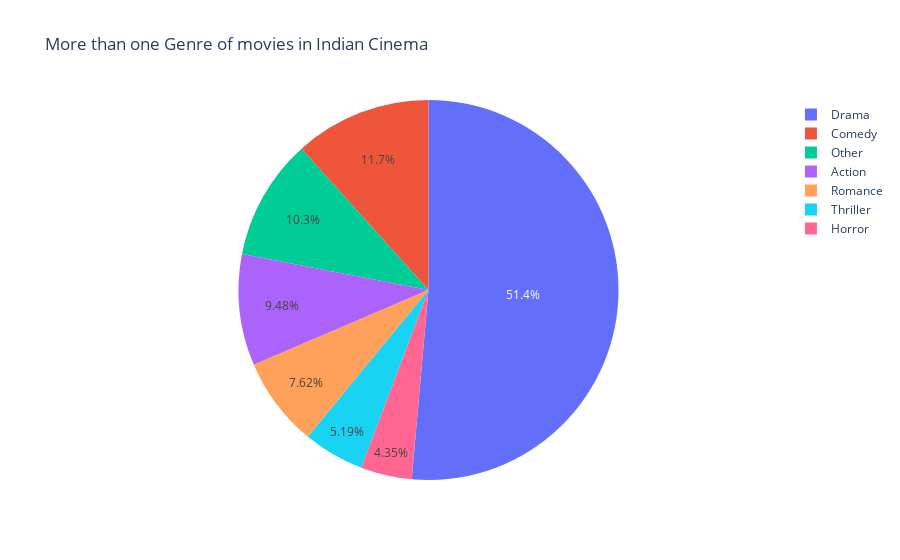

Here is the notebook cell this chart was saved with:
### Code cell
genrePie.loc[genrePie['Count'] < 50, 'Genre'] = 'Other'
ax = px.pie(genrePie, values='Count', names='Genre', title='More than one Genre of movies in Indian Cinema')
ax.show()

### Figure 1 — Plotly figure (JSON) as saved in the notebook; plotly's stock layout.template omitted (floating-point values rounded to 4 significant figures)
{"data": [{"domain": {"x": [0, 1], "y": [0, 1]}, "hovertemplate": "Genre=%{label}<br>Count=%{value}<extra></extra>", "labels": ["Drama", "Comedy", "Action", "Romance", "Thriller", "Horror", "Other", "Other", "Other", "Other", "Other", "Other", "Other", "Other", "Other", "Other", "Other", "Other", "Other", "Other"], "legendgroup": "", "name": "", "showlegend": true, "type": "pie", "values": [803, 182, 148, 119, 81, 68, 28, 25, 22, 17, 16, 13, 11, 8, 6, 6, 3, 3, 2, 1]}], "layout": {"legend": {"tracegroupgap": 0}, "title": {"text": "More than one Genre of movies in Indian Cinema"}}}
